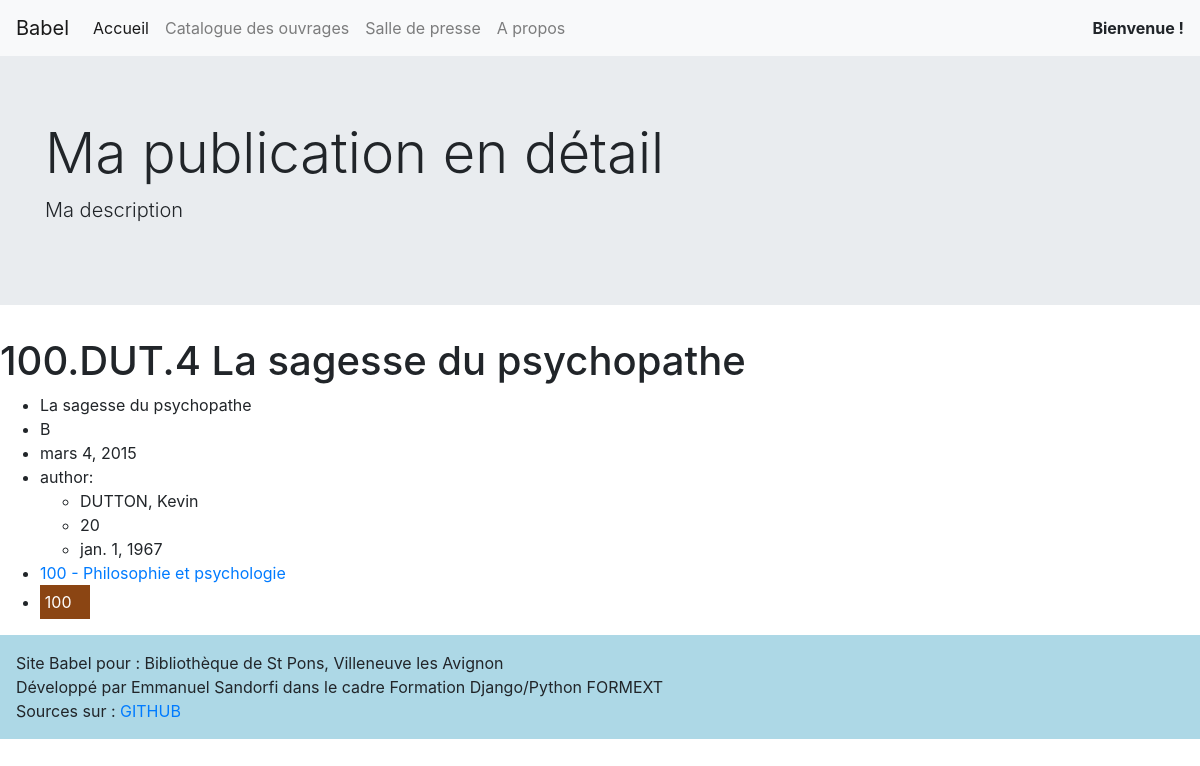
/catalog/4/, run on an earlier commit of the app's database.
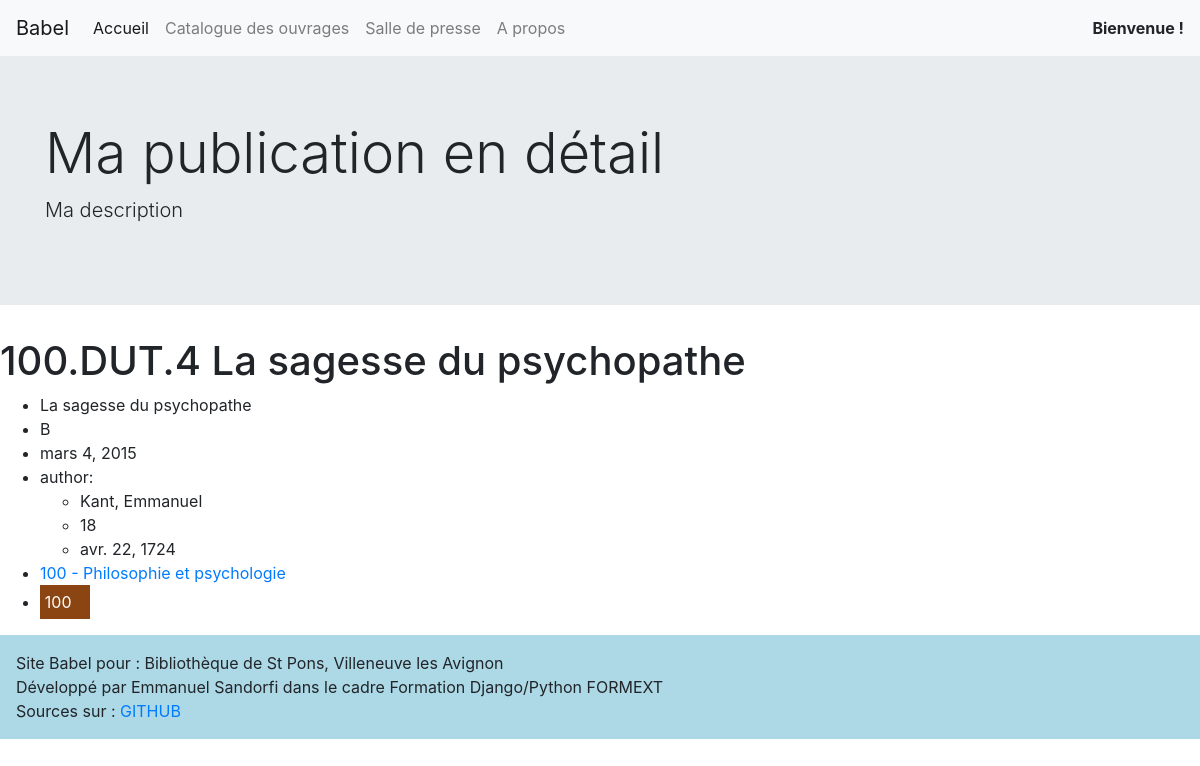
And on a later commit of the database.
### catalog/models.py (models this page shows, shortened)
class Publication(models.Model):
    TYPE_PUBLICATION_CHOICES = [
        ("B", "Livres"),
        ("M", "Musique"),
        ("F", "Film"),
        ("*", "Autre"),
    ]
    name = models.CharField(max_length=61, verbose_name=_("Ouvrage"))
    reference = models.CharField(
        max_length=61, editable=False, verbose_name=_("Référence")
    )
    type_publication = models.CharField(
        max_length=1,
        choices=TYPE_PUBLICATION_CHOICES,
        default="B",
        verbose_name=_("Type de publication"),
    )
    author = models.ForeignKey(
        Author, models.PROTECT, null=True, verbose_name=_("Auteur")
    )
    dewey_number = models.ForeignKey(
        "Dewey", models.PROTECT, null=True, verbose_name=_("Classement DEWEY")
    )
    date_publication = models.DateField(
        null=True, blank=True, verbose_name=_("Date de publication")
    )
    label_editor = models.CharField(
        max_length=50, null=True, blank=True, verbose_name=_("Editeur/Label")
    )
    nb_tracks_pages = models.IntegerField(
        null=True, blank=True, verbose_name=_("Nb de pages/morceaux")
    )
    content = models.TextField(null=True, blank=True, verbose_name=_("Contenu"))
    image_url = models.URLField(null=True, blank=True, verbose_name=_("URL d'image"))
    image_file = models.ImageField(
        null=True, blank=True, verbose_name=_("Fichier image")
    )
    isbn = models.CharField(
        max_length=50, null=True, blank=True, verbose_name=_("ISBN")
    )
    class Meta:
        ordering = ["reference"]
    def __str__(self):
        return f"{self.reference} {self.name}"

class Author(models.Model):
    first_name = models.CharField(
        max_length=30, null=True, blank=True, verbose_name=_("Prénom")
    )
    last_name = models.CharField(max_length=30, verbose_name=_("Nom"))
    name = models.CharField(max_length=61, editable=False)
    century_birth = models.IntegerField(null=True, blank=True, verbose_name=_("Siècle"))
    date_birth = models.DateField(
        null=True, blank=True, verbose_name=_("Date de naissance")
    )
    place_birth = models.CharField(
        max_length=50, null=True, blank=True, verbose_name=_("Lieu de naissance")
    )
    date_died = models.DateField(null=True, blank=True, verbose_name=_("Date de décès"))
    place_died = models.CharField(
        max_length=50, null=True, blank=True, verbose_name=_("Lieu de décès")
    )
    content = models.TextField(null=True, blank=True, verbose_name=_("Contenu"))
    image_url = models.URLField(
        null=True, blank=True, verbose_name=_("URL d'une image")
    )
    image_file = models.ImageField(
        null=True, blank=True, verbose_name=_("Fichier image")
    )
    class Meta:
        ordering = ["last_name"]
        verbose_name = _("Auteur")
    def __str__(self):
        if self.first_name:
            return f"{self.last_name}, {self.first_name}"
        else:
            return self.last_name

class Dewey(models.Model):
    class Meta:
        ordering = ["number"]
    name = models.CharField(max_length=150, verbose_name=_("Libellé"))
    number = models.CharField(max_length=12, verbose_name=_("Numéro"))
    bg_color = models.CharField(max_length=7, default="*", editable=False)
    text_color = models.CharField(max_length=7, default="*", editable=False)
    DEWEY_COLOR_CHOICES = [
        ("000", "#000000", "#fff"),  # Black
        ("100", "#8B4513", "#fff"),  # Marroon
        ("200", "#FF0000", "#fff"),  # Red
        ("300", "#FF4500", "#fff"),  # Orange
        ("400", "#FFFF00", "#000"),  # Yellow
        ("500", "#32CD32", "#fff"),  # Green
        ("600", "#1E90FF", "#fff"),  # Blue
        ("700", "#8B008B", "#fff"),  # Purple
        ("800", "#A9A9A9", "#fff"),  # Grey
        ("900", "#FFFFFF", "#000"),  # White
    ]
    def colored_number(self):
        if self.number:
            try:
                i = int(self.number[:1])
                return format_html(
                    '<span style=" background-color: {}; color: {}; display: inline-block; padding: .3rem; min-width: 50px;">{}</span>',
                    self.DEWEY_COLOR_CHOICES[i][1],  # bg color
                    self.DEWEY_COLOR_CHOICES[i][2],  # text color
                    self.number,
                )
            except:
                return "Wrong format"
    def __str__(self):
        return f"{self.number} - {self.name}"

### catalog/viewscat.py (the view)
class PublicationDetail(MixinContextPage, DetailView):
    template_name = "catalog/publication-detail.html"
    model = Publication
    title = "Ma publication en détail"

### catalog/viewscat.py (called while the page is built)
    def get_mycontext(self):
        context_local = {
            "title": self.title,
            "description": self.description,
        }
        context_page = {
            "global": CONTEXT_GLOBAL,
            "local": context_local,
        }
        return context_page

    def get_context_data(self, **kwargs):
        context = super().get_context_data(**kwargs)
        context_page = self.get_mycontext()
        return {**context, **context_page}

### catalog/templates/catalog/publication-detail.html
{% extends 'catalog/base.html' %}
{% block content %}
<h1>{{ object }}</h1>
<ul>
    <li>{{object.name}}</li>
    <li>{{object.type_publication}}</li>
    <li>{{object.date_publication}}</li>
    <li>author:
        <ul>
            <li>{{object.author}}</li>
            <li>{{object.author.century_birth}}</li>
            <li>{{object.author.date_birth}}</li>
        </ul>
    </li>
    <li><a href="{% url 'publication-dewey' object.dewey_number.number %}">{{object.dewey_number}}</a></li>
    <li>{{object.dewey_number.colored_number}}</li>
</ul>
{% endblock %}

### catalog/templates/catalog/base.html (shortened to what this page needs)
{% load static %}
<!doctype html>
<html lang="fr">
  <head>
    <link rel="stylesheet" href="https://stackpath.bootstrapcdn.com/bootstrap/4.4.1/css/bootstrap.min.css">
    <link rel="stylesheet" href="{% static 'catalog/style.css' %}">
  </head>
  <body>
  {% block navbar %}
  {% include 'catalog/navbar.html'%}
  {% endblock %}
  {% block jumbotron %}
  {% include 'catalog/jumbotron.html'%}
  {% endblock %}
  {% block content %}
  {% endblock %}
  {% block footer %}
  <footer>
  Site Babel pour : {{ global.mediatheque_name }}, {{ global.mediatheque_adr }}<br>
  Développé par {{ global.dev_name }} dans le cadre {{ global.dev_cadre}}<br>
  Sources sur : <a href="{{global.dev_github}}" target="_new">GITHUB</a>
  </footer>
  {% endblock %}
  </body>
</html>

### catalog/templates/catalog/navbar.html (shortened to what this page needs)
<nav class="navbar navbar-expand-lg navbar-light bg-light">
  <a class="navbar-brand" href="{% url 'home' %}">Babel</a>
  <div class="collapse navbar-collapse" id="navbarNav">
    <ul class="navbar-nav mr-auto">
      <li class="nav-item active">
        <a class="nav-link" href="{% url 'home' %}">Accueil <span class="sr-only">(current)</span></a>
      </li>
      <li class="nav-item">
        <a class="nav-link" href="{% url 'publication' %}">Catalogue des ouvrages</a>
      </li>
      <li class="nav-item">
        <a class="nav-link" href="{% url 'newsroom' %}">Salle de presse</a>
      </li>
      <li class="nav-item">
        <a class="nav-link" href="{% url 'about' %}">A propos</a>
      </li>
    </ul>
    {%if user.is_authenticated %}
    {{ user.username }} :
    <a href="/admin/" class="btn btn-outline-success ml-2 mr-2">Admin</a>
    <a href="/admin/logout/" class="btn btn-outline-success">Bye</a>
    {% else %}
    <strong>Bienvenue !</strong>
    {% endif %}
  </div>
</nav>

### catalog/templates/catalog/jumbotron.html
<div class="jumbotron jumbotron-fluid {%if jumbotron_class %}{{jumbotron_class}}{%endif%}">
  <div class="container">
    <h1 class="display-4">{{ local.title }}</h1>
    <p class="lead">{{ local.description }}</p>
  </div>
</div>

### catalog/static/catalog/style.css (style rules this page uses)
footer { padding: 1rem; background-color: lightblue; margin-top: 1rem; }

What changed in the data, as far as the page shows it:
changed through a linked row, Publication "100.DUT.4 La sagesse du psychopathe": author "DUTTON, Kevin" → "Kant, Emmanuel"; author.century_birth "20" → "18"; author.date_birth "jan. 1, 1967" → "avr. 22, 1724"
